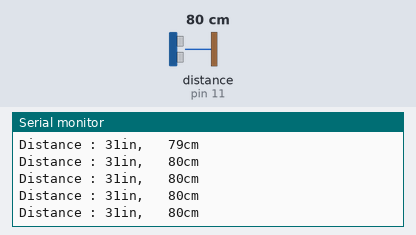
The sketch below on a simulated Arduino Uno, built with avr-gcc and run on an emulated ATmega328P. Shown: the last lines printed to the serial monitor. Wiring (inferred from the names in the program): ultrasonic range finder: trigger pin 12; echo pin 11. Inputs (shaded band) come from the test bench; at power-on: distance to the obstacle (sensor on pin 11) 80 cm. The echo pulse lasts 58.3 µs per cm.

Above: at 1.2 s.
1.3 s: distance to the obstacle (sensor on pin 11) set to 2 cm
At 1.71 s:
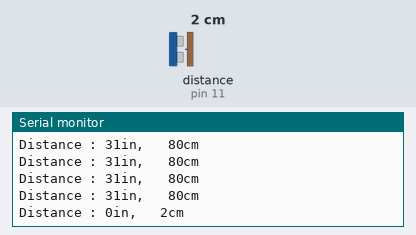
4.3 s: distance to the obstacle (sensor on pin 11) set to 4 cm
At 4.48 s:
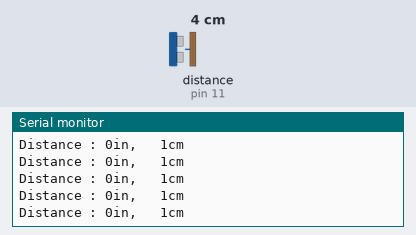
Timing chart, 0 to 7.3 s (numbered marks = the images above; inputs shaded):
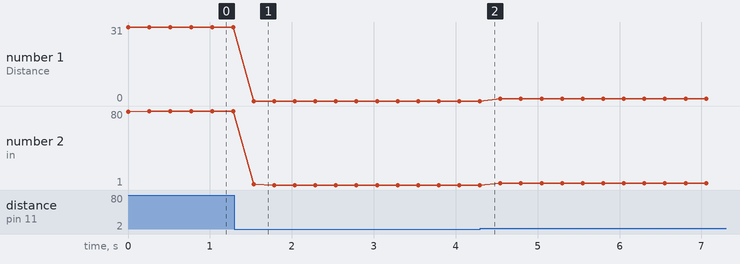

The sketch:

Lab1.ino
```cpp
int trigPin = 12;                  //Trig Pin
int echoPin = 11;                  //Echo Pin
long duration, cm, inches;

void setup() {
  Serial.begin (9600);             // Serial Port begin
  pinMode(trigPin, OUTPUT);        // 定義輸入及輸出
  pinMode(echoPin, INPUT);
}

void loop()
{
  // ex.給 Trig 高電位，持續 10微秒
  digitalWrite(trigPin, HIGH);
  delay(0.01);
  digitalWrite(trigPin, LOW);

  duration = pulseIn(echoPin, HIGH);   // 收到高電位時的時間

  // 將時間換算成距離 cm 或 inch
  cm=duration/2*0.034364;
  inches=0.393708*cm;

  Serial.print("Distance : ");
  Serial.print(inches);
  Serial.print("in,   ");
  Serial.print(cm);
  Serial.print("cm");
  Serial.println();

  delay(250);
}
```

Measured:
- after the input at 1.3 s, the serial monitor: prints a new line after 0.23 s (image 1)
- plotted number 1: 31 → 0 after the input at 1.3 s
- plotted number 2: 80 → 1 after the input at 1.3 s, 1 → 3 after the input at 4.3 s
